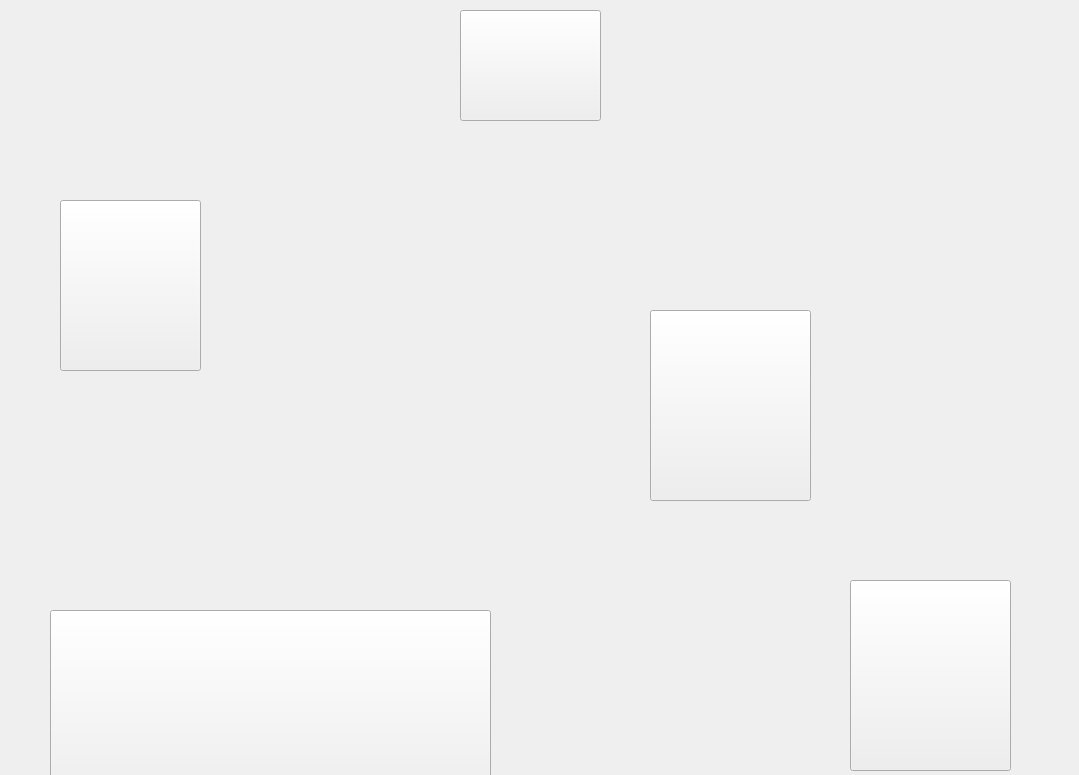
<?xml version="1.0" encoding="UTF-8"?>
<ui version="4.0">
 <class>MainWindow</class>
 <widget class="QMainWindow" name="MainWindow">
  <property name="geometry">
   <rect>
    <x>0</x>
    <y>0</y>
    <width>1079</width>
    <height>775</height>
   </rect>
  </property>
  <property name="windowTitle">
   <string>MainWindow</string>
  </property>
  <widget class="QWidget" name="centralWidget">
   <widget class="QLabel" name="label">
    <property name="geometry">
     <rect>
      <x>-10</x>
      <y>190</y>
      <width>1101</width>
      <height>641</height>
     </rect>
    </property>
    <property name="styleSheet">
     <string notr="true">border-image: url(:/map.png);</string>
    </property>
    <property name="text">
     <string/>
    </property>
   </widget>
   <widget class="QPushButton" name="garbage">
    <property name="geometry">
     <rect>
      <x>50</x>
      <y>610</y>
      <width>441</width>
      <height>201</height>
     </rect>
    </property>
    <property name="focusPolicy">
     <enum>Qt::NoFocus</enum>
    </property>
    <property name="autoFillBackground">
     <bool>false</bool>
    </property>
    <property name="styleSheet">
     <string notr="true">border-image: url(:/location.png);</string>
    </property>
    <property name="text">
     <string/>
    </property>
    <property name="autoDefault">
     <bool>false</bool>
    </property>
   </widget>
   <widget class="QPushButton" name="library">
    <property name="geometry">
     <rect>
      <x>650</x>
      <y>310</y>
      <width>161</width>
      <height>191</height>
     </rect>
    </property>
    <property name="focusPolicy">
     <enum>Qt::NoFocus</enum>
    </property>
    <property name="styleSheet">
     <string notr="true">border-image: url(:/location.png);</string>
    </property>
    <property name="text">
     <string/>
    </property>
   </widget>
   <widget class="QPushButton" name="ground">
    <property name="geometry">
     <rect>
      <x>60</x>
      <y>200</y>
      <width>141</width>
      <height>171</height>
     </rect>
    </property>
    <property name="focusPolicy">
     <enum>Qt::NoFocus</enum>
    </property>
    <property name="styleSheet">
     <string notr="true">border-image: url(:/location.png);</string>
    </property>
    <property name="text">
     <string/>
    </property>
   </widget>
   <widget class="QPushButton" name="foreat">
    <property name="geometry">
     <rect>
      <x>850</x>
      <y>580</y>
      <width>161</width>
      <height>191</height>
     </rect>
    </property>
    <property name="focusPolicy">
     <enum>Qt::NoFocus</enum>
    </property>
    <property name="styleSheet">
     <string notr="true">border-image: url(:/location.png);</string>
    </property>
    <property name="text">
     <string/>
    </property>
   </widget>
   <widget class="QPushButton" name="buttom_body">
    <property name="geometry">
     <rect>
      <x>460</x>
      <y>10</y>
      <width>141</width>
      <height>111</height>
     </rect>
    </property>
    <property name="styleSheet">
     <string notr="true">border-image: url(:/wallet.png);</string>
    </property>
    <property name="text">
     <string/>
    </property>
   </widget>
   <widget class="QLabel" name="money">
    <property name="geometry">
     <rect>
      <x>470</x>
      <y>130</y>
      <width>141</width>
      <height>51</height>
     </rect>
    </property>
    <property name="styleSheet">
     <string notr="true">font: 26pt &quot;Agency FB&quot;;</string>
    </property>
    <property name="text">
     <string/>
    </property>
   </widget>
   <widget class="QLabel" name="label_2">
    <property name="geometry">
     <rect>
      <x>0</x>
      <y>0</y>
      <width>1081</width>
      <height>191</height>
     </rect>
    </property>
    <property name="styleSheet">
     <string notr="true">border-image: url(:/Sky.jpg);</string>
    </property>
    <property name="text">
     <string/>
    </property>
   </widget>
   <widget class="QLabel" name="body">
    <property name="geometry">
     <rect>
      <x>70</x>
      <y>10</y>
      <width>171</width>
      <height>161</height>
     </rect>
    </property>
    <property name="text">
     <string/>
    </property>
    <property name="scaledContents">
     <bool>true</bool>
    </property>
   </widget>
   <widget class="QLabel" name="brain">
    <property name="geometry">
     <rect>
      <x>800</x>
      <y>10</y>
      <width>171</width>
      <height>161</height>
     </rect>
    </property>
    <property name="text">
     <string/>
    </property>
    <property name="scaledContents">
     <bool>true</bool>
    </property>
   </widget>
   <zorder>label_2</zorder>
   <zorder>label</zorder>
   <zorder>garbage</zorder>
   <zorder>library</zorder>
   <zorder>ground</zorder>
   <zorder>foreat</zorder>
   <zorder>buttom_body</zorder>
   <zorder>money</zorder>
   <zorder>body</zorder>
   <zorder>brain</zorder>
  </widget>
 </widget>
 <layoutdefault spacing="6" margin="11"/>
 <resources/>
 <connections/>
</ui>
